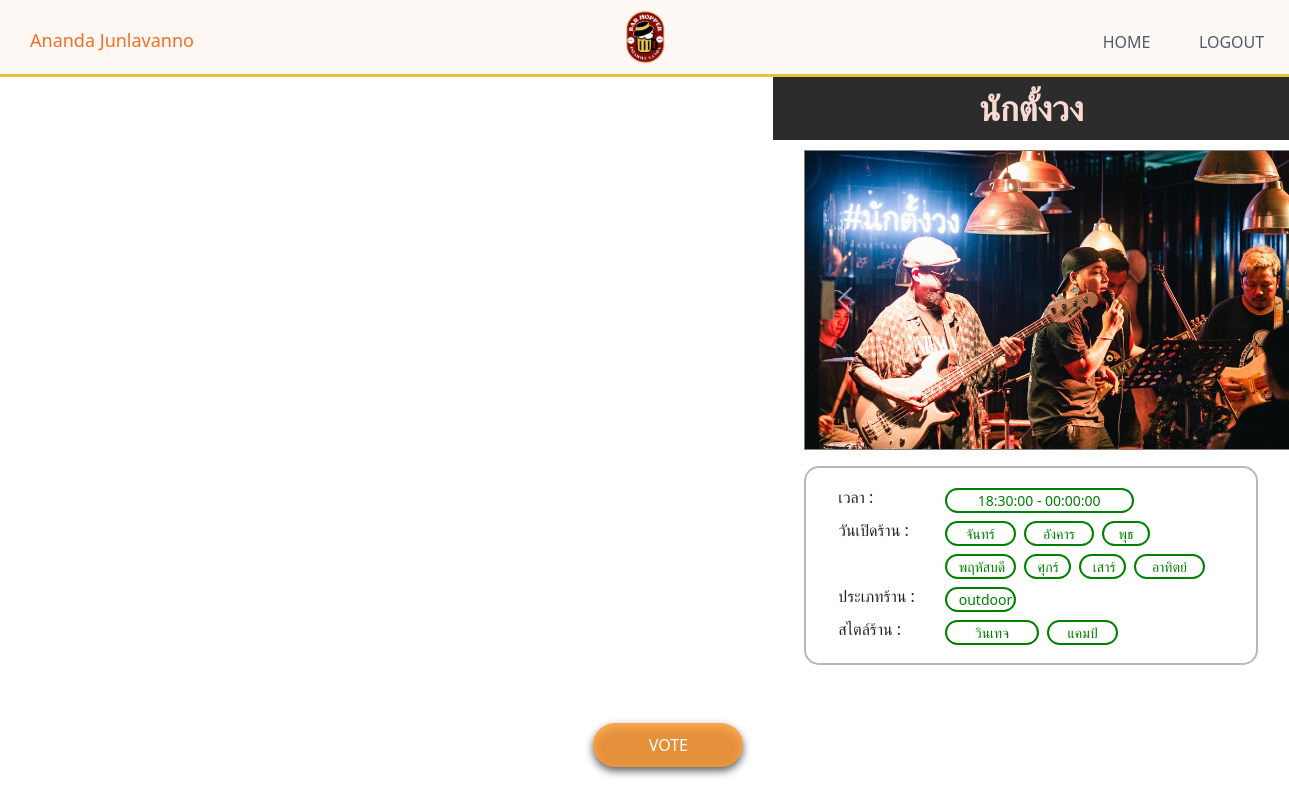
Screenshot of /User/ShowEnt.php?survey_id=29 (signed in) with the database file from the repository.
### tables this page shows
CREATE TABLE `entertainment` (
  `Ent_id` int(11) NOT NULL,
  `ent_name` varchar(30) NOT NULL,
  `ent_address` text NOT NULL,
  `ent_locationX` float NOT NULL,
  `ent_locationY` float NOT NULL,
  `ent_timeOpen` time NOT NULL,
  `ent_timeClose` time NOT NULL,
  `user_id` int(11) NOT NULL,
  `ent_monday` int(11) NOT NULL,
  `ent_tuesday` int(11) NOT NULL,
  `ent_wednesday` int(11) NOT NULL,
  `ent_thursday` int(11) NOT NULL,
  `ent_friday` int(11) NOT NULL,
  `ent_saturday` int(11) NOT NULL,
  `ent_sunday` int(11) NOT NULL,
  `ent_description` varchar(200) NOT NULL,
  `inter` int(11) DEFAULT NULL,
  `pop` int(11) DEFAULT NULL,
  `acoustic` int(11) DEFAULT NULL,
  `country` int(11) DEFAULT NULL,
  `jazz` int(11) DEFAULT NULL,
  `rock` int(11) DEFAULT NULL,
  `rap` int(11) DEFAULT NULL,
  `EDM` int(11) DEFAULT NULL,
  `folk` int(11) DEFAULT NULL,
  `live_music` int(11) DEFAULT NULL,
  `dj` int(11) DEFAULT NULL,
  `indie` int(11) DEFAULT NULL,
  `pub` int(11) DEFAULT NULL,
  `bar` int(11) DEFAULT NULL,
  `indoor` int(11) DEFAULT NULL,
  `outdoor` int(11) DEFAULT NULL,
  `cocktail_bar` int(11) DEFAULT NULL,
  `restaurant` int(11) DEFAULT NULL,
  `vintage` int(11) DEFAULT NULL,
  `minimal` int(11) DEFAULT NULL,
  `modern` int(11) DEFAULT NULL,
  `camp` int(11) DEFAULT NULL,
  `thai_ban` int(11) DEFAULT NULL,
  `luk_thung` int(11) DEFAULT NULL
);

CREATE TABLE `entimg` (
  `entImg_id` int(11) NOT NULL,
  `entImg_path` text NOT NULL,
  `ent_id` int(11) NOT NULL
);

### User/ShowEnt.php (the view, shortened to what this page needs)
<html>
<head>
    <link href="https://cdn.jsdelivr.net/npm/bootstrap@5.3.2/dist/css/bootstrap.min.css" rel="stylesheet">
    <script src="https://cdn.tailwindcss.com"></script>
  </head>
<body>
    <?php
      if($_SESSION['usertype_id']=="2"){
      include("MenuBar.php");
      $survey_id = $_GET['survey_id'];
      $group_id = $_GET['group_id'];
      $id = $_GET['user_id'];
      ?>
    <?php
          $sql ="SELECT m.`Ent_id`, m.`ent_name`, m.`ent_address`, m.`ent_locationX`, m.`ent_locationY`, m.`ent_timeOpen`, m.`ent_timeClose`, m.`user_id`, m.`ent_monday`, m.`ent_tuesday`, m.`ent_wednesday`, m.`ent_thursday`, m.`ent_friday`, m.`ent_saturday`, m.`ent_sunday`, m.`ent_description`, m.`inter`, m.`pop`, m.`acoustic`, m.`country`, m.`jazz`, m.`rock`, m.`rap`, m.`EDM`, m.`folk`, m.`live_music`, m.`dj`, m.`indie`, m.`pub`, m.`bar`, m.`indoor`, m.`outdoor`, m.`cocktail_bar`, m.`restaurant`, m.`vintage`, m.`minimal`, m.`modern`, m.`camp`, m.`thai_ban`, m.`luk_thung`, r.rank_id ,r.`score`, r.`Ent_id`, r.`survey_id`
          FROM `rank` r
          INNER JOIN `entertainment` m ON m.Ent_id = r.Ent_id
          WHERE r.survey_id = $survey_id
          GROUP BY m.Ent_id, r.rank_id;";
          $result = mysqli_query($conn,$sql);
          $i = 1;
          while($row = mysqli_fetch_array($result)){
              if ($i == 1) {
                  $Ent_id1 = $row['Ent_id'];
              } elseif ($i == 2) {
                  $Ent_id2 = $row['Ent_id'];
              } elseif ($i == 3) {
                  $Ent_id3 = $row['Ent_id'];
              }
              $i++;
          }
          $clickEnt_id = $Ent_id1;
          $sql = "SELECT * FROM `entertainment` WHERE Ent_id = $clickEnt_id";
          $result = mysqli_query($conn,$sql);
          while($row = mysqli_fetch_array($result)){
                  $ent_timeOpen = $row['ent_timeOpen'];
                  $ent_timeClose = $row['ent_timeClose'];
                  $ent_monday_checked = ($row['ent_monday'] == 1) ? 'จันทร์' : '';
                  $ent_tuesday_checked = ($row['ent_tuesday'] == 1) ? 'อังคาร' : '';
                  $ent_wednesday_checked = ($row['ent_wednesday'] == 1) ? 'พุธ' : '';
                  $ent_thursday_checked = ($row['ent_thursday'] == 1) ? 'พฤหัสบดี' : '';
                  $ent_friday_checked = ($row['ent_friday'] == 1) ? 'ศุกร์' : '';
                  $ent_saturday_checked = ($row['ent_saturday'] == 1) ? 'เสาร์' : '';
                  $ent_sunday_checked = ($row['ent_sunday'] == 1) ? 'อาทิตย์' : '';
                  $ent_outdoor_checked = ($row['outdoor'] == 1) ? 'outdoor' : '';
                  $ent_vintage_checked = ($row['vintage'] == 1) ? 'วินเทจ' : '';
                  $ent_camp_checked = ($row['camp'] == 1) ? 'แคมป์' : '';
          ?>
    <div class="grid grid-cols-5" style="width: 100%; height: 90%">
        <div class=" col-span-3 container" style="padding: 0px;">
            <div id="map" style=" width: 100%; height: 100%"></div>
            <div class="bottom-right" >
            <a style="color: #FFF;" href='Vote.php?group_id=<?php echo $group_id; ?>&user_id=<?php echo $id;?>&survey_id=<?php echo $survey_id;?>'>
              <button type="button" class="bt">
                VOTE
              </button>
              </a>
            </div>
        </div>
        <div class="col-span-2 bg-white" style="width: 100%; height: 100%">
          <center>
          <div class="grid grid-flow-row-dense  gap-1" style="padding:5px; background-color:#2C2C2C;">
            <div  style="color:#F8DAD3; font-size: 35px; font-weight: bold;">
              <?php echo $row['ent_name'];?>
            </div>
          </div>
          </center>
            <div style=" padding: 2% 6% 0 6%;">
                <div id="carouselExample<?php echo $clickEnt_id; ?>" class="carousel slide img">
                    <div class="carousel-inner">
                        <?php
                        $query2 = "SELECT * FROM entimg WHERE ent_id = $clickEnt_id";
                        $result2 = mysqli_query($conn, $query2);
                        $first = true;
                        while($row2 = mysqli_fetch_array($result2)){
                            if($first) {
                                echo '<div class="carousel-item active">';
                                $first = false;
                            } else {
                                echo '<div class="carousel-item">';
                            }
                            echo '<img src="../img/EntImg/'. $row2['entImg_path'] .'" class="d-block w-100"  alt="...">';
                            echo '</div>';
                        }
                        ?>
                    </div>
                    <button class="carousel-control-prev" type="button" data-bs-target="#carouselExample<?php echo $clickEnt_id; ?>" data-bs-slide="prev">
                        <span class="carousel-control-prev-icon" aria-hidden="true"></span>
                    </button>
                    <button class="carousel-control-next" type="button" data-bs-target="#carouselExample<?php echo $clickEnt_id; ?>" data-bs-slide="next">
                        <span class="carousel-control-next-icon" aria-hidden="true"></span>
                    </button>
                </div>
                  <div class="row dd d-flex mt-3" style="width:100%;  background:#fff;
                        border-radius: 15px; border: 2px solid #B8B8B8; padding: 20px 20px 10px 20px; margin: auto; ">
                        <div class="top col-3">
                          <h1 style=" font-size:16px;">เวลา :</h1>
                        </div>
                        <div class="col-9">
                          <div class='col-8 item mb-2 mr-1 ml-1'><?php echo $ent_timeOpen . " - " . $ent_timeClose; ?></div>
                        </div>
                        <div class="top col-3">
                          <h1 style="font-size:16px;">วันเปิดร้าน :</h1>
                        </div>
                          <div class="col-9 row" style="margin:auto;">
                            <?php
                              if ($ent_monday_checked != '') {
                                echo "<div class='col-3 mr-1 ml-1 mb-2 item'>$ent_monday_checked</div>";
                              }
                              if ($ent_tuesday_checked != '') {
                                echo "<div class='col-3 mr-1 ml-1 mb-2 item'>$ent_tuesday_checked</div>";
                              }
                              if ($ent_wednesday_checked != '') {
                                echo "<div class='col-2 mr-1 ml-1 mb-2 item'>$ent_wednesday_checked</div>";
                              }
                              if ($ent_thursday_checked != '') {
                                echo "<div class='col-3 mr-1 ml-1  mb-2 item'>$ent_thursday_checked</div>";
                              }
                              if ($ent_friday_checked != '') {
                                echo "<div class='col-2 mr-1 ml-1 mb-2 item'>$ent_friday_checked</div>";
                              }
                              if ($ent_saturday_checked != '') {
                                echo "<div class='col-2 mr-1 ml-1  mb-2 item'>$ent_saturday_checked</div>";
                              }
                              if ($ent_sunday_checked != '') {
                                echo "<div class='col-3 mr-1 ml-1 mb-2 item'>$ent_sunday_checked</div>";
                              }
                            ?>
                        </div>
                        <div class="top col-3">
                            <h1 style="font-size:16px;">ประเภทร้าน :</h1>
                        </div>
                          <div class="col-9 row" style="margin:auto;">
                          <?php
                              if ($ent_outdoor_checked != '') {
                                echo "<div class='col-3 mr-1 ml-1 mb-2 item'  value='Thursday'>$ent_outdoor_checked</div>";
                              }
                            ?>
                          </div>
                          <div class="top col-3">
                              <h1 style=" font-size:16px;">สไตล์ร้าน :</h1>
                          </div>
                          <div class="col-9 row" style="margin:auto;">
                          <?php
                              if ($ent_vintage_checked != '') {
                                echo "<div class='col-4 mr-1 ml-1 mb-2 item'  value='Monday'>$ent_vintage_checked</div>";
                              }
                              if ($ent_camp_checked != '') {
                                echo "<div class='col-3 mr-1 ml-1 mb-2 item'  value='Thursday'>$ent_camp_checked</div>";
                              }
                            ?>
                          </div>
                      </div>
                </div>
            </div>
        </div>
      <?php } ?>
<?php
}else
echo "<meta http-equiv=\"Refresh\" content=\"0; url=../Login.php\">";
?>
</body>
</html>

### User/MenuBar.php (shortened to what this page needs)
<!doctype html>
<html>
<head>
  <script src="https://cdn.tailwindcss.com"></script>
  <link href="https://cdn.jsdelivr.net/npm/bootstrap@5.3.2/dist/css/bootstrap.min.css" rel="stylesheet">
</head>
<body>
  <div class="sticky-top justify-content-end text-neutral-50  grid grid-flow-row-dense grid-cols-3  ..."
  style=" padding-bottom: 10px; padding: 10px 0;  background: #FDF8F4; border-bottom:3px solid #E3C436;">
    <div class="grid grid-flow-row-dense grid-cols-1" style=" padding: 5px; font-size: 18px;">
        <div style="padding:inherit; color: #F07028; padding-left: 25px; margin-top:auto;">
        <?php echo $_SESSION["user_name"]; ?>
        </div>
    </div>
    <div class="grid grid-flow-row-dense grid-cols-1">
        <div class="text-yellow-500" style="font-weight: bold; font-size: 20px; text-align: center;">
          <center><img src="../img/Logo/logo_Barhopper.png" width="40px" height="40px"></center>
        </div>
    </div>
    <div class="grid grid-flow-row-dense grid-cols-4 text-neutral-50"
    style="text-align: right;  padding: 5px; text-transform: uppercase; text-decoration: none;">
        <div></div>
        <div style="text-align: center; padding:inherit;">
        </div>
        <div style="text-align: center; padding:inherit; margin-top:auto;">
          <a href="UserHome.php" style="color: #4F5C6E">home</a>
        </div>
        <div style="text-align: center; padding:inherit; margin-top:auto;" >
          <a href="../logout.php" style="color: #4F5C6E"
          onclick="return confirm('Do you want to logout? !!!')"
          >logout</a>
        </div>
    </div>
  </div>
</body>
</html>

### User/ShowEnt.php (style rules this page uses)
.container { position: relative; text-align: center; }
.item { border:solid 2px green; color:green; border-radius:15px; text-align: center; font-size: 14px; }
.bt { border: none; color: white; padding: 10px 28px; font-size: 16px; cursor: pointer; }
.bottom-right { width: 150px; position: absolute; bottom: 30px; right: 30px; border-radius: 32px; background: rgba(255, 154, 52, 0.84); filter: drop-shadow(0px 4px 4px rgba(0, 0, 0, 0.75)); }
.img { height: 300px; width: 530px; overflow: hidden; border: solid 1px gray; }

### User/MenuBar.php (style rules this page uses)
a:link { text-decoration: none; }

### rows the page displays
entertainment: ent_name "นักตั้งวง", ent_timeOpen "18:30:00", ent_timeClose "00:00:00", ent_monday "จันทร์", ent_tuesday "อังคาร", ent_wednesday "พุธ", ent_thursday "พฤหัสบดี", ent_friday "ศุกร์", ent_saturday "เสาร์", ent_sunday "อาทิตย์", outdoor "outdoor", vintage "วินเทจ", camp "แคมป์"
entimg: entImg_path (picture)

### other values shown
$_SESSION["user_name"] "Ananda Junlavanno"
